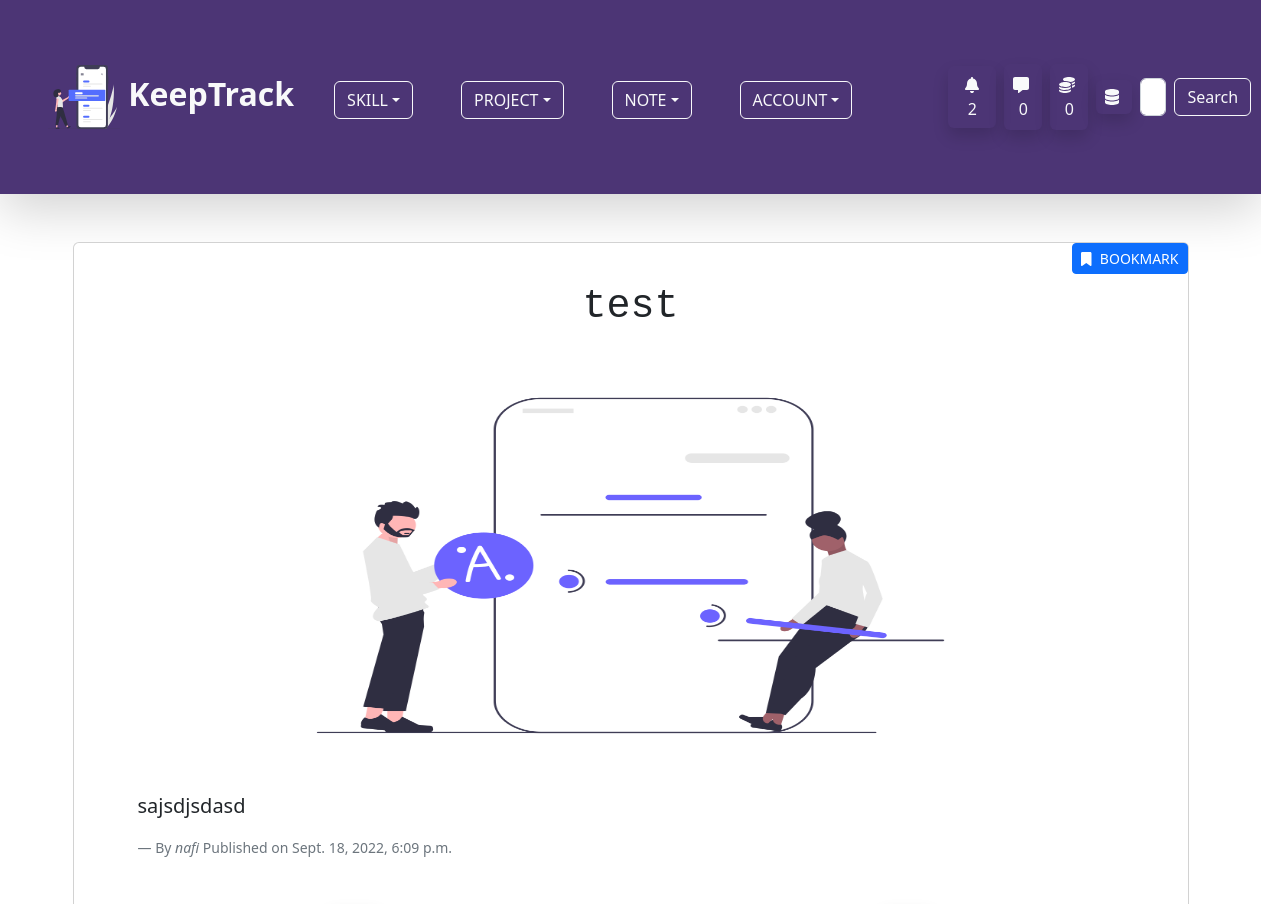
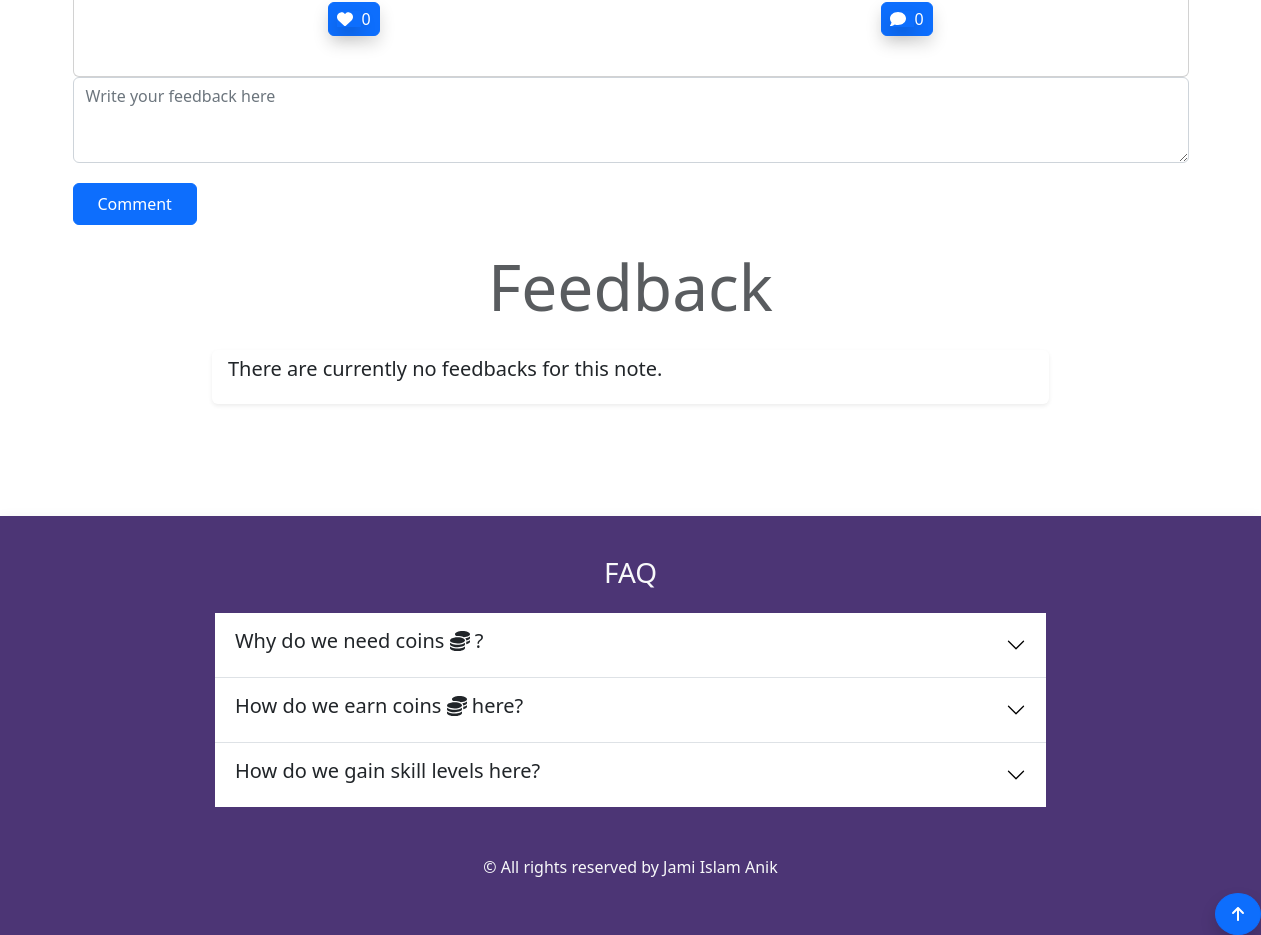
Page /note/single-note/20/test/ (signed in) on the committed database (2 pictures, top to bottom).
### account/models.py (models this page shows, shortened)
class Profile(models.Model):
    user = models.OneToOneField(User,on_delete=models.CASCADE,null=True,blank=True)
    profile_image = models.ImageField(null=True,blank=True,upload_to='keeptrack/images/',default = 'keeptrack/default_images/default_profile_i2ejjp.png')
    username = models.CharField(max_length=255)
    first_name = models.CharField(max_length=255,null=True,blank=True)
    last_name = models.CharField(max_length=255,null=True,blank=True)
    bio = models.TextField(max_length=1000,blank=True,null=True)
    email = models.EmailField(max_length=255,blank=True,null=True)
    portfolio_site = models.URLField(max_length=500,blank=True,null=True)
    facebook = models.URLField(max_length=2000,blank=True,null=True)
    linkedin = models.URLField(max_length=2000,blank=True,null=True)
    youtube = models.URLField(max_length=2000,blank=True,null=True)
    coin = models.IntegerField(default=100,null=True,blank=True)
    def __str__(self):
        return self.username

class Inbox(models.Model):
    owner = models.OneToOneField(Profile, on_delete=models.CASCADE)
    created_at = models.DateTimeField(auto_now_add=True)

### note/models.py (models this page shows, shortened)
class Note(models.Model):
    comment = GenericRelation(Comment)
    like = GenericRelation(Like)
    content_type = models.ForeignKey(ContentType, null=True, on_delete=models.SET_NULL)
    object_id = models.IntegerField()
    content_object = GenericForeignKey()
    owner = models.ForeignKey(Profile,on_delete=models.CASCADE)
    note_image = models.ImageField(null=True, blank =True, upload_to='keeptrack/images/')
    title = models.CharField(max_length=255)
    body = models.TextField()
    created_at = models.DateTimeField(auto_now_add=True)
    class Meta:
        ordering = ['-created_at']

### note/views.py (the view, shortened to what this page needs)
# urls.py: path('single-note/<pk>/<slug:slug_title>/',views.single_note_page,name="single-note-page"),
@login_required(login_url='login-page')
def single_note_page(request,pk,slug_title):
    note = Note.objects.get(pk=pk)
    form = CommentForm()
    current_owner_id = request.user.profile.id
    current_owner = Profile.objects.get(pk=current_owner_id)
    if request.method == 'POST' and request.POST.get('action') == 'delete' and request.user.profile == note.owner:
        note.delete()
        messages.success(request, 'Your note was deleted!')
        return redirect('note-page')
    like_count = note.like.count()
    comment_count = note.comment.count()
    comments = note.comment.all()
    context = {
        'note':note,
        'like_count':like_count,
        'comment_count':comment_count,
        'comments': list(comments),
        'form':form,
    }
    return render(request, 'note/single_note_page.html',context)

### feedback/forms.py
class CommentForm(ModelForm):
    class Meta:
        model = Comment
        fields = ('body',)
        labels = {
            'body':"",
        }
        widgets = {
            'body':forms.Textarea(attrs={'class':'form-control','rows':'3','placeholder':'Write your feedback here'})
        }

### note/templates/note/single_note_page.html (shortened to what this page needs)
{% extends 'base.html' %}
{% load static %}
{% block content %}
<div class="container my-2">
    <div class="card w-100 mx-auto">
        <div class="card-body position-relative">
            <h1 class="card-title text-center font-monospace pt-4 pb-3">{{ note.title }}</h1>
            <form action="" method="POST">
                <button class="btn btn-sm btn-primary px-2 py-1 position-absolute top-0 end-0" name="action" value="bookmark"><i class="fas fa-bookmark pe-2"></i>BOOKMARK</button>
            </form>
            {% if note.note_image %}
            <div class="text-center"><img src="{{ note.note_image.url }}" class="img-fluid w-75 rounded"
                    id="single-note-image-h" alt="Note Image" /></div>
            {% else %}
            <div class="text-center"><img src="{% static 'images/default_note.png' %}" class="img-fluid w-75 rounded"
                    id="single-note-image-h" alt="Note Image" /></div>
            {% endif %}
            <figure class="py-3 px-2 px-md-5">
                <blockquote class="blockquote">
                    <p class="fs-5">{{ note.body|linebreaksbr }}
                </blockquote>
                <figcaption class="blockquote-footer mt-2">By
                    <cite title="Source Title">{{ note.owner }}</cite>
                    Published on {{ note.created_at }}
                </figcaption>
            </figure>
            <div class="row mb-4">
                <div class="col col-6 text-center">
                    <form action="" method="POST">
                        <button type="submit" class="btn btn-primary shadow px-2 py-1" name="action" value="like"><i class="fas fa-heart pe-2 shadow"></i>{{ like_count }}
                             </button>
                    </form>
                </div>
                <div class="col col-6 text-center">
                    <button class="btn btn-primary shadow px-2 py-1"> <i class="fas fa-comment pe-2 shadow"></i>{{ comment_count }}
                    </button>
                </div>
            </div>
        </div>
    </div>
    <div class="rounded">
        {% if request.user.profile != note.owner %}
        <form action="" method="POST">
            {{ form.as_p }}
            <button type="submit" class="btn btn-primary py-2 px-4 mt-1 mb-3" name="action"
                value="comment-create">Comment</button>
        </form>
        {% endif %}
        <h3 class="display-3 text-center text-muted py-2">Feedback</h3>
        <div class="shadow-sm rounded my-3 w-75 mx-auto">
            {% if comments %}
            {% for comment in comments %}
            <div class="py-1 px-3">
                <div class="row">
                <a href="{% url 'account-page' comment.owner.username %}" class="text-primary col col-10 h4 text-decoration-none"><i class="fas fa-user pe-2"></i>{{ comment.owner.username }}</a>
                <div class="col col-2 text-center">
                    <form action="" method="POST">
                        {% csrf_token %}
                        <button class="btn btn-outline-danger" type="submit" name="action" value="comment-delete-{{ comment.id }}"><i class="fas fa-trash"></i></button>
                    </form>
                </div>
            </div>
                <p class="lead">{{ comment.body }}</p>
                <div class="text-center"><i class="fas fa-gears fa-spin"></i></div>
            </div>
            {% endfor %}
            {% else %}
            <div class="py-1 px-3">
                <p class="lead">There are currently no feedbacks for this note.</p>
            </div>
            {% endif %}
        </div>
    </div>
</div>
{% endblock %}

### templates/navbar.html (shortened to what this page needs)
{% load static %}
<nav class="navbar navbar-expand-lg navbar-light mb-5 shadow-lg" id="custom-bg">
  <div class="container-fluid p-3 p-md-5">
    <a class="navbar-brand fs-2 text-light fw-bold" href="{% url 'home-page' %}">
      <img src="{% static 'svg/navicon.svg' %}" alt="icon" class=" bg-transparent"
        width="72" height="72">
      KeepTrack
    </a>
    <div class="collapse navbar-collapse" id="navbarSupportedContent">
      <ul class="navbar-nav me-auto mb-2 mb-lg-0 px-4 fs-3">
        {% if user.is_authenticated %}
        <li class="nav-item dropdown me-5 mb-3 mb-md-0">
          <button class="btn btn-outline-light dropdown-toggle text-uppercase" id="navbarWithDropdown"
            data-bs-toggle="dropdown" role="button" aria-expanded="false">Skill</button>
        </li>
        <li class="nav-item dropdown me-5 mb-3 mb-md-0">
          <button class="btn btn-outline-light dropdown-toggle text-uppercase" id="navbarWithDropdown"
            data-bs-toggle="dropdown" role="button" aria-expanded="false">Project</button>
        </li>
        <li class="nav-item dropdown me-5 mb-3 mb-md-0">
          <button class="btn btn-outline-light dropdown-toggle text-uppercase" id="navbarWithDropdown"
            data-bs-toggle="dropdown" role="button" aria-expanded="false">Note</button>
        </li>
        {% endif %}
        <li class="nav-item dropdown me-5 mb-3 mb-md-0">
          <button class="btn btn-outline-light dropdown-toggle text-uppercase" id="navbarWithDropdown"
            data-bs-toggle="dropdown" role="button" aria-expanded="false">Account</button>
        </li>
      </ul>
      {% if user.is_authenticated %}
      <button class="btn ms-4 me-2 shadow text-light" data-bs-toggle="modal"
                    data-bs-target="#notificationModal"><span class="ps-1"><i class="fas fa-bell fa-bounce pe-1"></i>
                      {{ user.profile.notification_set.count }}
                    </span>
                </button>
      <a href="{% url 'inbox-page' %}" class="btn text-light p-2 me-2 shadow rounded my-2"><i class="fas fa-message fa-bounce pe-1"></i>{{ user.profile.inbox.message_set.count }} </a>
      <a href="{% url 'note-page' %}" class="btn text-light p-2 me-2 shadow rounded my-2"><i class="fas fa-coins fa-bounce pe-1"></i>{{ user.profile.coin }} </a>
      {% if user.is_superuser %}
      <a href="{% url 'dashboard' %}" class="btn text-light p-1 px-2 me-2 shadow rounded my-2"><i class="fas fa-database fa-bounce pe-1"></i></a>
      {% endif %}
      {% endif %}
      <form class="d-flex my-2" method="POST" action="{% url 'home-page' %}">
        <input class="form-control me-2" type="search" placeholder="Search Users by username..." aria-label="Search" name="searched">
        <button class="btn btn-outline-light" type="submit">Search</button>
      </form>
    </div>
  </div>
</nav>

### static/css/app.css (style rules this page uses)
#custom-bg { background-color: #4C3575; }
#single-note-image-h { height: 420px; }

### rows in the picture
Note: title "test", body "sajsdjsdasd", owner "nafi", created_at "Sept. 18, 2022, 6:09 p.m."

### other values in the picture
{{ user.profile.notification_set.count }} "2"
{{ user.profile.inbox.message_set.count }} "0"
{{ user.profile.coin }} "0"
{{ like_count }} "0"
{{ comment_count }} "0"
